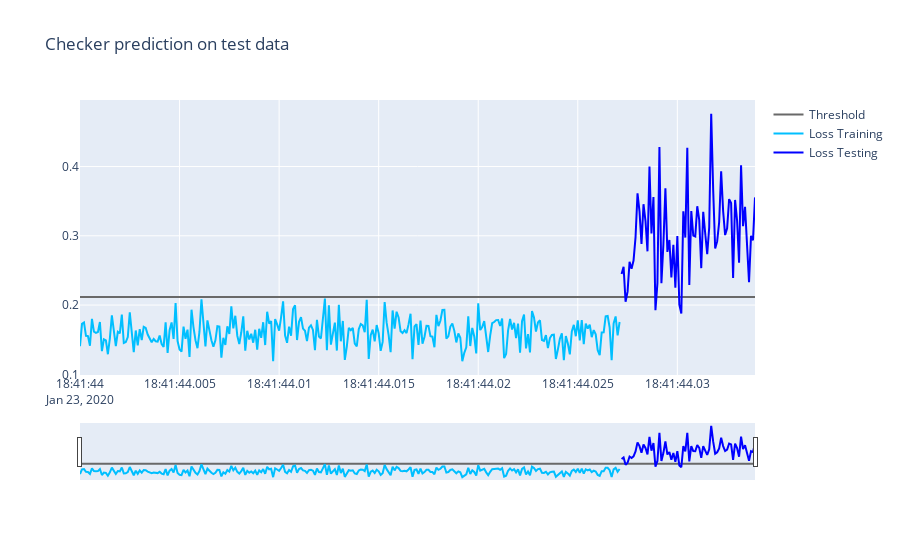

This figure's notebook cell:
### Code cell
plot_predictions(E_full, E_test)
